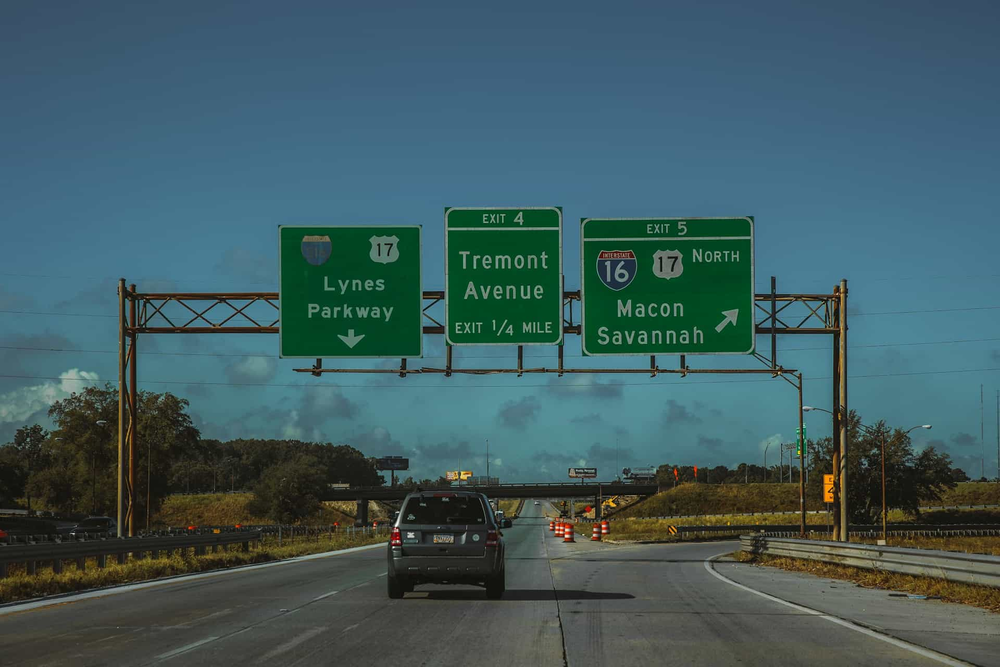
#> input picture 02-frameworks/notebooks/data/highway.png, 1000 x 667 px, shrunk from 1920 x 1280 before the run
$ jupyter execute 'tutorial - colors.ipynb'   (shell and % lines are left out)
#> lines starting #> are read from the running program, lines starting #| are printed output that depends on the picture; after the words box and inside, x2 and y2 are one past the last pixel; in counts of white or black regions, pixels touching at a corner belong together
# Visualizing Colors

[cell 1]
import matplotlib.pyplot as plt
import matplotlib.image as mpimg

[cell 2]
# Read in the image
image = mpimg.imread('data/highway.png')
#> image is the input picture: shape (667, 1000, 3) float32; mean R, G, B 0.248, 0.36, 0.377

plt.imshow(image)

## RGB channels

Visualize the levels of each color channel. Pay close attention to the traffic signs!

[cell 3]
# Isolate RGB channels
r = image[:,:,0]
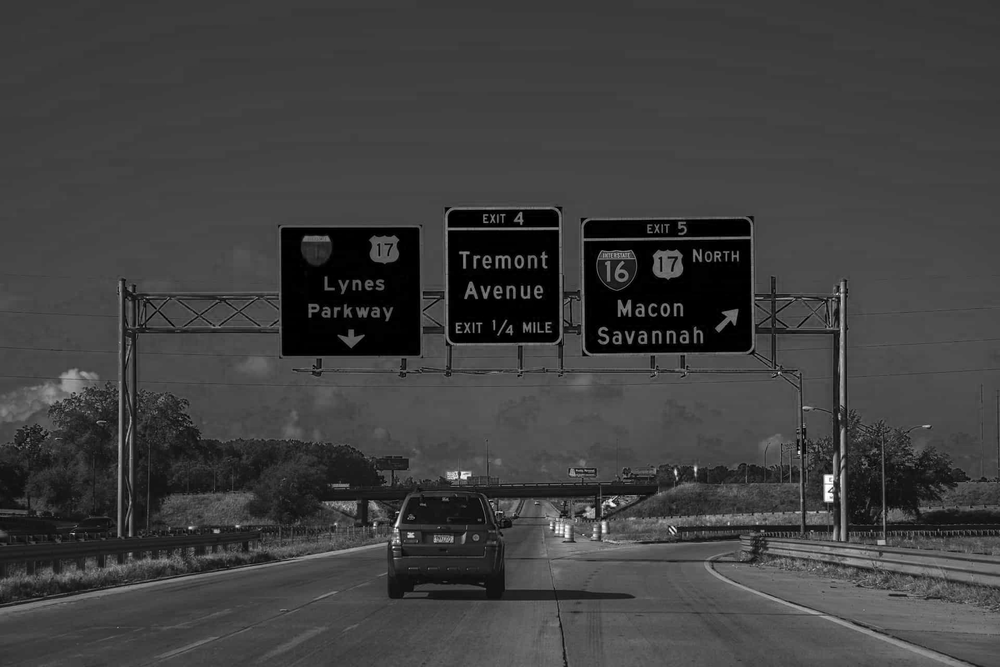
#> r: shape (667, 1000) float32; min 0, max 1, mean 0.248
g = image[:,:,1]
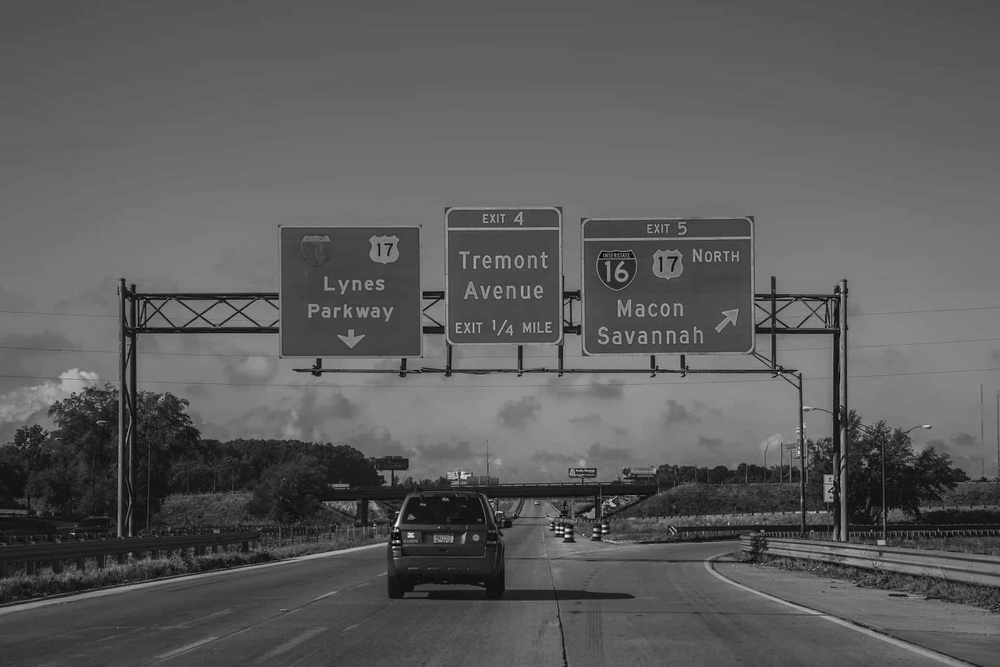
#> g: shape (667, 1000) float32; min 0, max 1, mean 0.359
b = image[:,:,2]
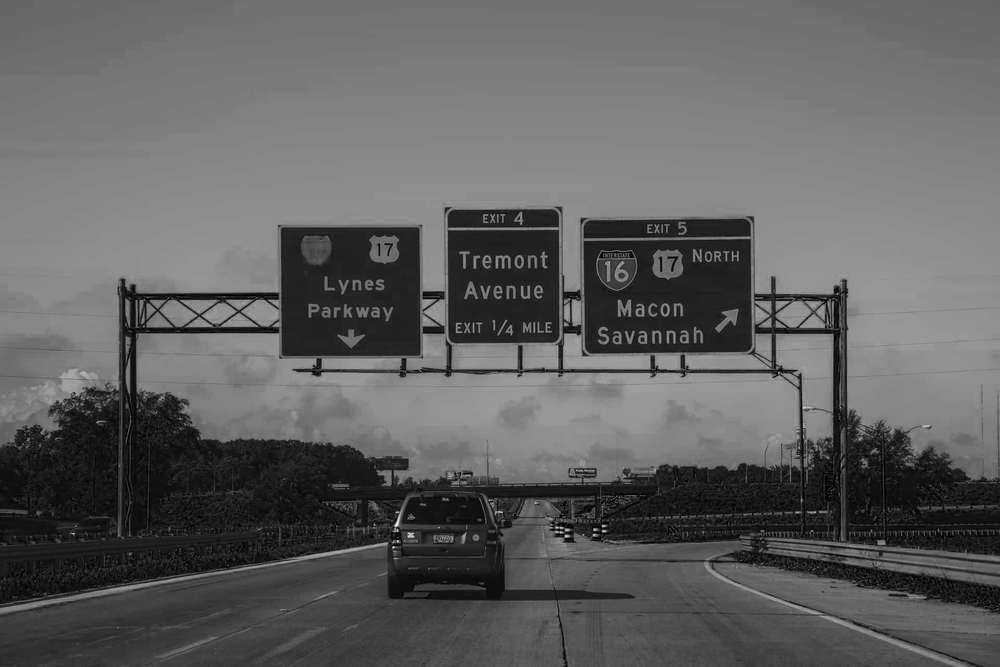
#> b: shape (667, 1000) float32; min 0, max 0.988, mean 0.376

# Visualize the individual color channels
f, (ax1, ax2, ax3) = plt.subplots(1, 3, figsize=(20,10))
ax1.set_title('R channel')
ax1.imshow(r, cmap='gray')
ax2.set_title('G channel')
ax2.imshow(g, cmap='gray')
ax3.set_title('B channel')
ax3.imshow(b, cmap='gray')

## Which area has the lowest value for red? What about for blue?
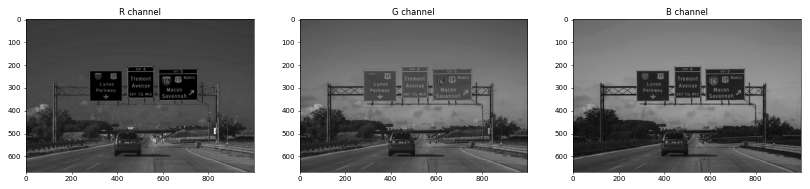
#> figure drawn by matplotlib, 3 panels

## Color Threshold

[cell 4]
import numpy as np
import cv2

[cell 5]
pizza = cv2.imread('data/pizza.png')
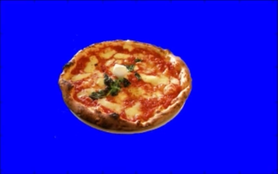
#> input picture 02-frameworks/notebooks/data/pizza.png, 278 x 174 px, shrunk from 533 x 334 before the run
#> pizza is the input picture: shape (174, 278, 3); mean B, G, R 213.5, 21.2, 36.8

type(pizza), pizza.shape

[cell 6]
plt.imshow(pizza)

OpenCV uses "BGR" color format: blue, green, red

[cell 7]
# Isolate the red channel
red_channel = pizza[:,:,2]
plt.imshow(red_channel, cmap='gray')

Convert to "RGB"

[cell 8]
pizza_rgb = cv2.cvtColor(pizza, cv2.COLOR_BGR2RGB)
plt.imshow(pizza_rgb)
plt.show()

## Define the color threshold & mask

[cell 9]
# Define our color selection criteria
lower_blue = np.array([0,0,220])
upper_blue = np.array([70,70,255])

# Create a mask
mask = cv2.inRange(pizza_rgb, lower_blue, upper_blue)
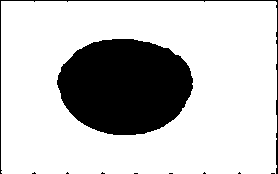
#> mask: shape (174, 278); 77.4% white; 10 black regions (8 under 20 px), largest, box (x1, y1, x2, y2) and area: (57, 39, 193, 135) 10203, (0, 0, 278, 174) 699
plt.imshow(mask, cmap='gray')

[cell 10]
# mask the image to let the pizza show through
masked_image = np.copy(pizza_rgb)
masked_image[mask != 0] = [0, 0 ,0]
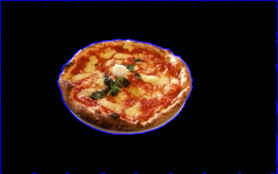
#> masked_image: shape (174, 278, 3); mean R, G, B 35.8, 21.1, 16.7

# Display the results
plt.imshow(masked_image)

## Mask and add a background image

[cell 11]
# load image and convert to RGB
space = cv2.imread('data/space.jpg')
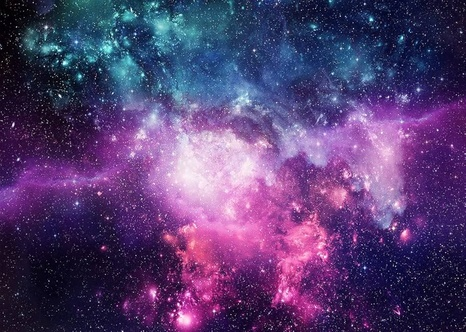
#> input picture 02-frameworks/notebooks/data/space.jpg, 466 x 332 px, shrunk from 894 x 638 before the run
#> space is the input picture: shape (332, 466, 3); mean B, G, R 113, 62.1, 86.2
space = cv2.cvtColor(space, cv2.COLOR_BGR2RGB)

# cropt it to the size of the pizza image
crop_background = space[0:pizza.shape[0], 0:pizza.shape[1]]

# mask the cropped background so that the pizza area is blocked
crop_background = crop_background.copy()
crop_background[mask == 0] = [0,0,0]
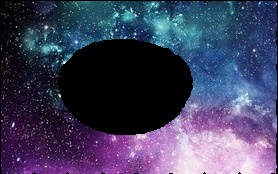
#> crop_background: shape (174, 278, 3); mean R, G, B 63.3, 63.3, 93.6

plt.imshow(crop_background)

[cell 12]
# add the pizza image to the background
complete_image = crop_background + masked_image
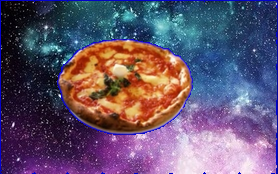
#> complete_image: shape (174, 278, 3); mean R, G, B 99.1, 84.4, 110.3

plt.imshow(complete_image)
